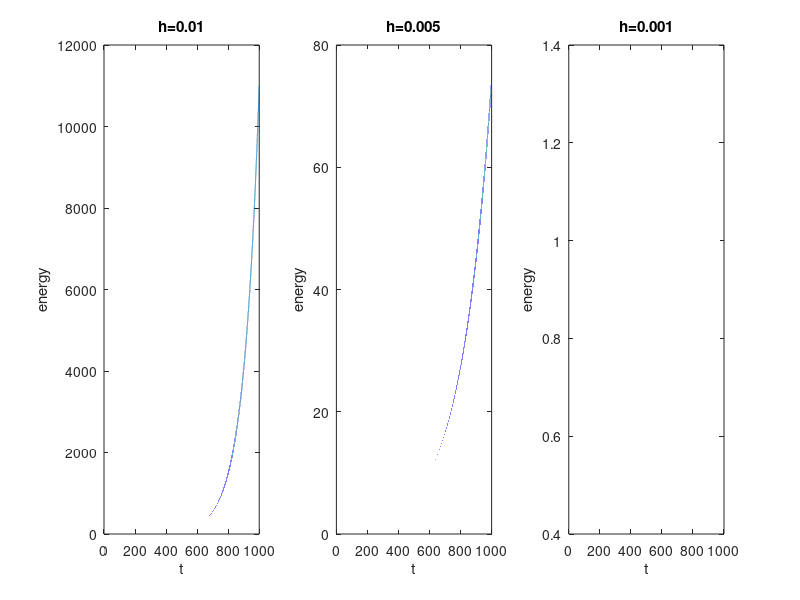

Here is the MATLAB script that generated this plot:
clc;                                               % Clears the screen
clear all;

totalT = 1000;
k = 1;

figureN = 1;
for h = [0.01, 0.005, 0.001]
    x = 1;
    v = 0;
    n = totalT / h;
    t(1) = 0;
    energy(1) = 0.5;
    for i = 2 : n
        a = single(-k * x);
        x = single(x + v * h);
        v = single(v + a * h);
        energy(i) = 0.5 * v * v + 0.5 * k * x * x;
        t(i) = t(i - 1) + h;
    end
    subplot(1,3,figureN);
    plot(t,energy);
    xlabel('t');ylabel('energy');
    str=['h=',num2str(h)];
    title(str);
    figureN = 1+figureN;
end
